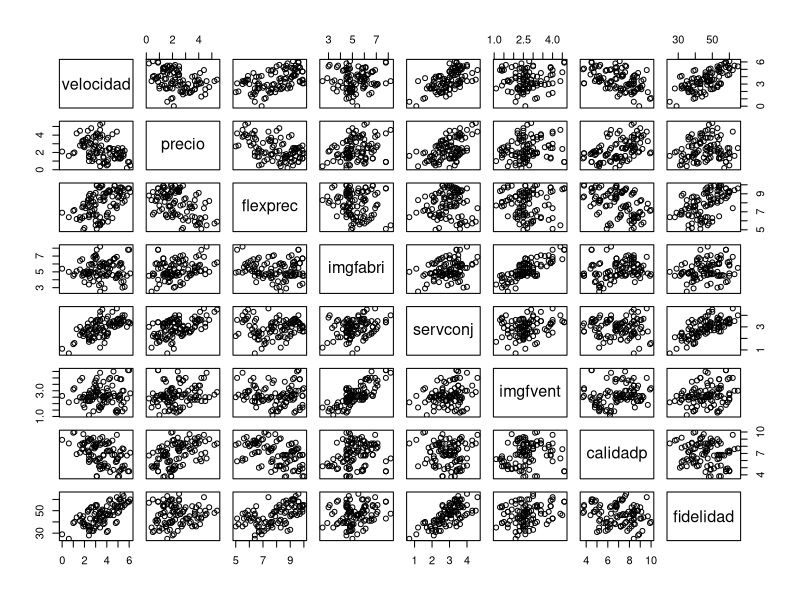
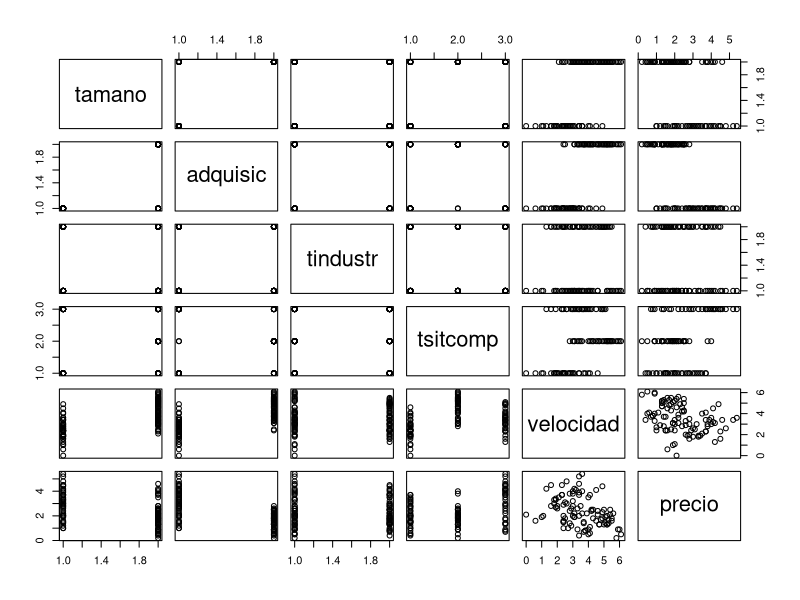
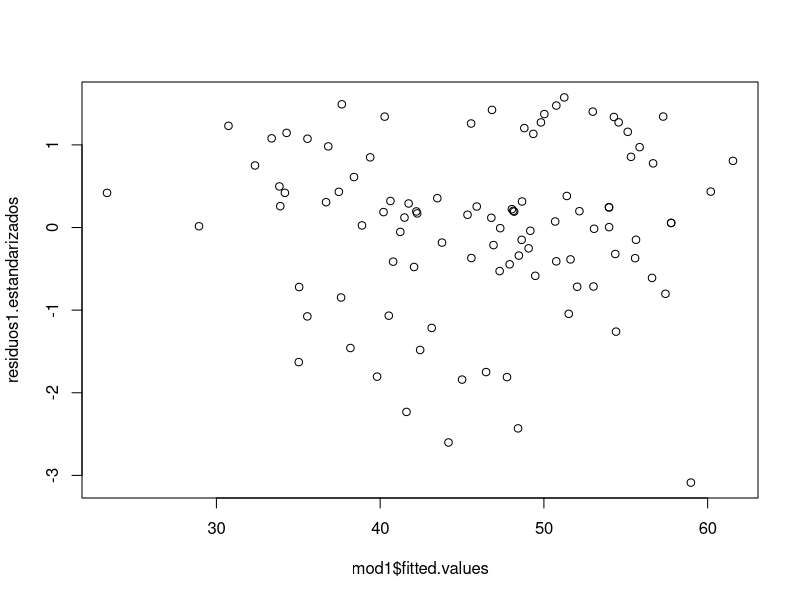
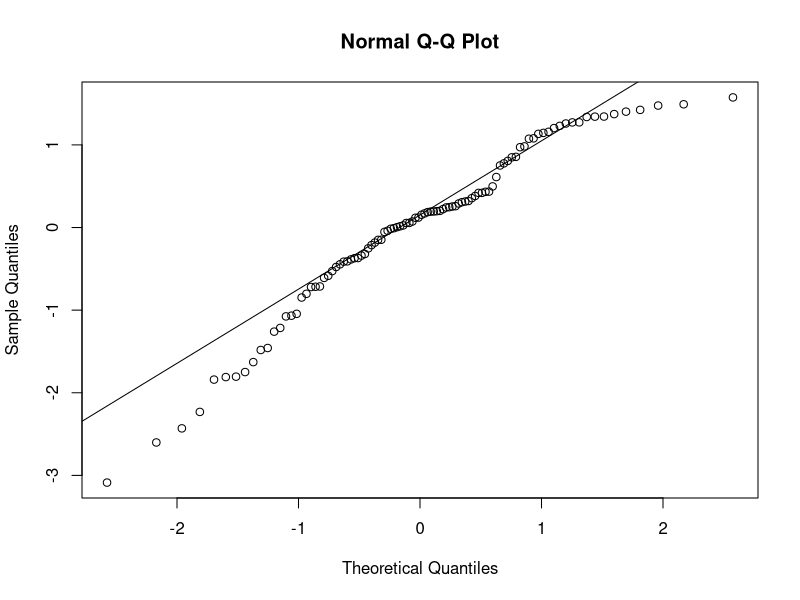
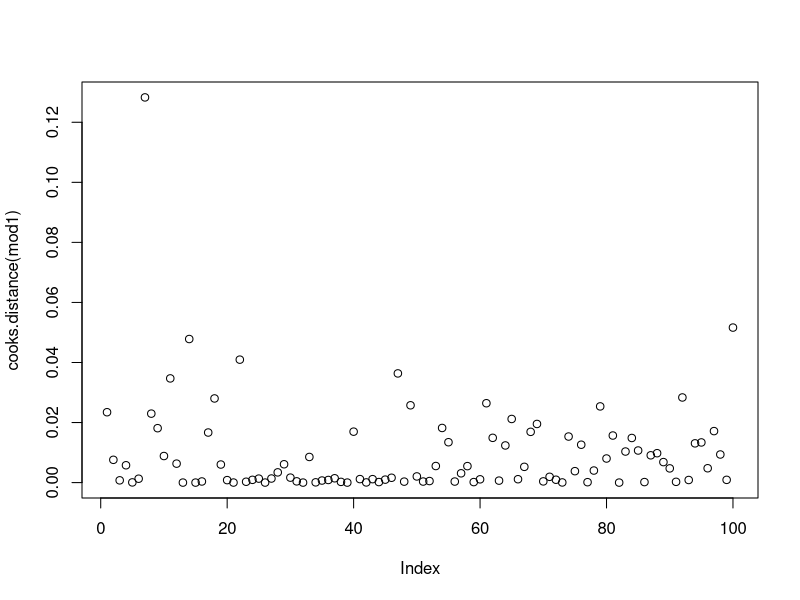
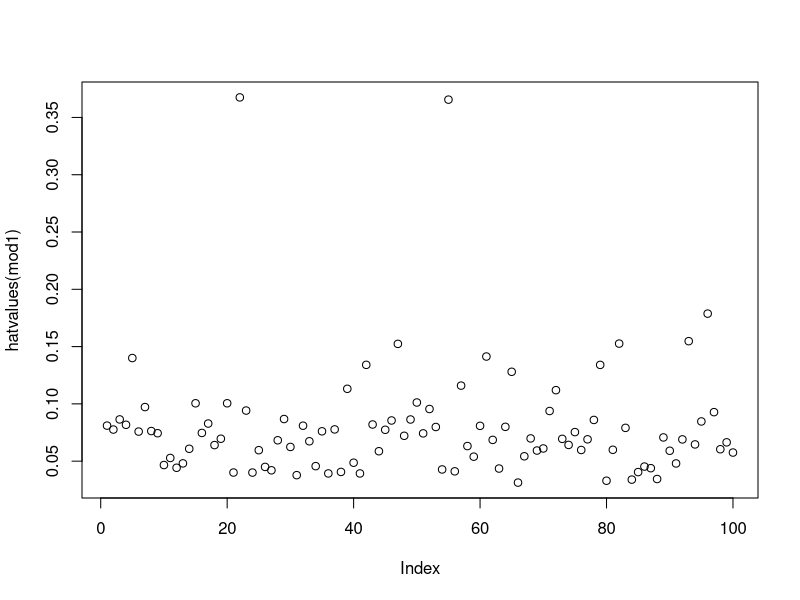

Recreate these plots in R, in order.
## ---- chunk 1
    knitr::opts_chunk$set(echo = TRUE)
## ---- chunk 2
    hatco <- read.csv("hatco2.csv", header=TRUE, stringsAsFactors=TRUE)
## ---- chunk 3
    str(hatco)
## ---- chunk 4
    plot(hatco[,c(6:13)])
## ---- chunk 5
    mod1<-lm(fidelidad~
        velocidad + precio + flexprec + imgfabri + servconj + imgfvent + calidadp,
        hatco)
## ---- chunk 6
    summary(mod1) #' tambien se pueden ver aquí o simplemente con mod1
## ---- chunk 7
    anova(mod1) 
## ---- chunk 8
    plot(hatco[, c(2:7)])

    mod2 <- lm(fidelidad ~ tamano + adquisic + tindustr + tsitcomp + velocidad + precio, hatco)
    mod2
    summary(mod2)
    anova(mod2)
## ---- chunk 9
    summary(mod1)
## ---- chunk 10
    summary(mod2)
## ---- chunk 11
    residuos1.estandarizados  <- rstandard(mod1) # residuos estandarizados
    plot(mod1$fitted.values, residuos1.estandarizados)

## ---- chunk 12
    # pendiente debido a error en la importacion
    # library(lmtest)
    # dwtest(mod1)
## ---- chunk 13
    ks.test(residuos1.estandarizados, pnorm)
    qqnorm(residuos1.estandarizados)
    qqline(residuos1.estandarizados)
## ---- chunk 14
    # pendiente debido a error en la importacion
    # library("car")
    # crPlots(mod1)
## ---- chunk 15
    summary(mod2)
## ---- chunk 16
    hatco[abs(residuos1.estandarizados) > 2.5, ]
## ---- chunk 17
    cooks.distance(mod1) # leverage, aislamiento
    plot(cooks.distance(mod1))
    which(cooks.distance(mod1) > 0.1)
## ---- chunk 18
    hatvalues(mod1)
    plot(hatvalues(mod1))
    indices <- which(hatvalues(mod1) > 0.25)
    hatco[indices, ]
## ---- chunk 19
    # influenceIndexPlot(mod1)
